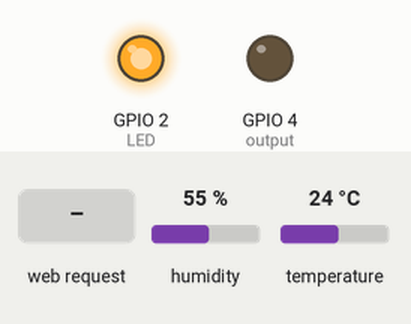
Simulated run of this sketch. Board: ESP32. Shown: output pins drawn as LEDs (lit = HIGH). Inputs (shaded band) come from the test bench; at power-on: humidity 55 %, temperature 24 °C. WiFi joins after 1.5 s; servers stay silent unless stated; storage starts empty; not simulated (calls return 0 or success): WIFIcredentials.h; what the sketch prints to the serial monitor is not drawn.

Above: at 2.1 s.
At 6.2 s:
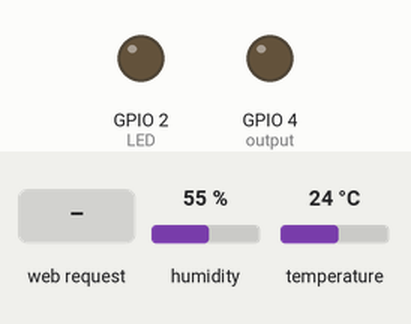
6.3 s: HTTP request GET /temperature received
Timing chart, 0 to 9.3 s (numbered marks = the images above; inputs shaded):
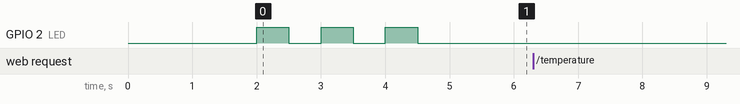

Measured:
- after the input at 6.3 s, every drawn part: stays the same

The sketch:

garage_switch.ino
```cpp
#include <AsyncTCP.h>
#include <ESPAsyncWebServer.h>
#include <WiFi.h>
#include <SPIFFS.h>
#include <Adafruit_Sensor.h>
#include <DHT.h>
#include <WIFIcredentials.h>

const int output = 4;
const int LED = 2;
#define DHTPIN 25     // Digital pin connected to the DHT sensor
#define DHTTYPE DHT22     // DHT 22 (AM2302)

// Variables for reconnecting WIFI
unsigned long previousMillis = 0;
unsigned long interval = 30000;

DHT dht(DHTPIN, DHTTYPE);
float t_bak = 999;
float t = 999;

String readDHTTemperature() {
  // Sensor readings may also be up to 2 seconds 'old' (its a very slow sensor)
  // Read temperature as Celsius (the default)
  float t_bak = t;
  float t = dht.readTemperature();
  // Read temperature as Fahrenheit (isFahrenheit = true)
  //float t = dht.readTemperature(true);
  // Check if any reads failed and exit early (to try again).
  Serial.println("-----------------------------------------------------------");
  if (isnan(t)) {
    Serial.println("Failed to read from DHT sensor!\nReturning old value for Temperature: " + String(t_bak));
    String asw = String(t_bak) + "!";
    return asw;
  }
  else {
    Serial.println(t);
    return String(t);
  }
}

float h_bak = 999;
float h = 999;

String readDHTHumidity() {
  // Sensor readings may also be up to 2 seconds 'old' (its a very slow sensor)
  h_bak = h;
  float h = dht.readHumidity();
  if (isnan(h)) {
    Serial.println("Failed to read from DHT sensor!\nReturning old value for Humidity: " + String(h_bak));
    String asw = String(h_bak) + "!";
    return asw;
  }
  else {
    Serial.println(h);
    return String(h);
  }
}

// HTML web page
const char index_html[] PROGMEM = R"rawliteral(
<!DOCTYPE HTML><html>
<head>
  <title>Garage</title>
  <meta name="viewport" content="width=device-width, initial-scale=1">
  <link rel="icon" href="icon" type="image/png">
  <link rel="stylesheet" href="https://use.fontawesome.com/releases/v5.7.2/css/all.css" integrity="sha384-fnmOCqbTlWIlj8LyTjo7mOUStjsKC4pOpQbqyi7RrhN7udi9RwhKkMHpvLbHG9Sr" crossorigin="anonymous">
    <style>
    html {
    font-family: Arial;
    display: inline-block;
    margin: 0px auto;
    text-align: center;
    }
    h2 { font-size: 3.0rem; }
    p { font-size: 3.0rem; }
    .units { font-size: 1.2rem; }
    .dht-labels{
        font-size: 1.5rem;
        vertical-align:middle;
        padding-bottom: 15px;
    }
    body { font-family: Arial; text-align: center; margin:0px auto; padding-top: 30px;}

    .button {
        display: block;
        height: 200px;
        width: 200px;
        background-color: #008000;
        border: none;
        color: white;
        padding: 0px 0px;
        text-decoration: none;
        font-size: 40px;
        margin: 0px auto 35px;
        cursor: pointer;
        border-radius: 100px;
        line-height: 190px;
        box-shadow: 0px 4px 10px #002100;
    }
    .button:active{
        box-shadow: 0px 0px 0px #002100;
    }
    </style>
  </head>
  <body>
    <h1>Klick to open or close!</h1>
    <p>
      <a class="button" href="/switch" title="Home">Klick</a>
    </p>
    <p>
      <i class="fas fa-thermometer-half" style="color:#059e8a;"></i>
      <span class="dht-labels">Temperature</span>
      <span id="temperature">__.__</span>
      <sup class="units">&deg;C</sup>
    </p>
    <p>
      <i class="fas fa-tint" style="color:#00add6;"></i>
      <span class="dht-labels">Humidity</span>
      <span id="humidity">__.__</span>
      <sup class="units">&percnt;</sup>
    </p>

</script>
</body>
<script>
    /* Skript gleich beim Laden ausfuehren, dann alle x Sekunden! */
    var xhttp = new XMLHttpRequest();
    xhttp.onreadystatechange = function() {
        if (this.readyState == 4 && this.status == 200) {
        document.getElementById("temperature").innerHTML = this.responseText;
        }
    };
    xhttp.open("GET", "/temperature", true);
    xhttp.send();

    var xhttp = new XMLHttpRequest();
    xhttp.onreadystatechange = function() {
        if (this.readyState == 4 && this.status == 200) {
        document.getElementById("humidity").innerHTML = this.responseText;
        }
    };
    xhttp.open("GET", "/humidity", true);
    xhttp.send();

    setInterval(function ( ) {
    var xhttp = new XMLHttpRequest();
    xhttp.onreadystatechange = function() {
        if (this.readyState == 4 && this.status == 200) {
        document.getElementById("temperature").innerHTML = this.responseText;
        }
    };
    xhttp.open("GET", "/temperature", true);
    xhttp.send();
    }, 30000 ) ;

    setInterval(function ( ) {
    var xhttp = new XMLHttpRequest();
    xhttp.onreadystatechange = function() {
        if (this.readyState == 4 && this.status == 200) {
        document.getElementById("humidity").innerHTML = this.responseText;
        }
    };
    xhttp.open("GET", "/humidity", true);
    xhttp.send();
    }, 30000 ) ;

</script>
</html>)rawliteral";

void notFound(AsyncWebServerRequest *request) {
  request->send(404, "text/plain", "Not found");
}

AsyncWebServer server(80);

void success()
{
  for(int i=0; i<3; i++)
  {
    digitalWrite(LED, HIGH);
    delay(500);
    digitalWrite(LED, LOW);
    delay(500);
  }
}

void setup() {
  Serial.begin(115200);

  dht.begin();

  pinMode(output, OUTPUT);
  digitalWrite(output, LOW);

  pinMode(LED, OUTPUT);
  digitalWrite(output, LOW);

  // Connect to Wi-Fi
  WiFi.begin(ssid, password);
  while (WiFi.status() != WL_CONNECTED) {
    delay(1000);
    Serial.println("Connecting to WiFi..");
  }

  Serial.println();
  Serial.print("ESP IP Address: http://");
  Serial.println(WiFi.localIP());
  success();

  if (!SPIFFS.begin()) {
    Serial.println("An Error has occurred while mounting SPIFFS");
    return;
  }

  pinMode(output, OUTPUT);
  digitalWrite(output, LOW);

  // Send web page to client
  server.on("/", HTTP_GET, [](AsyncWebServerRequest * request) {
    request->send_P(200, "text/html", index_html);
  });

  // Receive an HTTP GET request
  server.on("/switch", HTTP_GET, [] (AsyncWebServerRequest * request) {
    digitalWrite(output, HIGH);
    delay(500);
    digitalWrite(output, LOW);
    request->send(200, "text/html", index_html);
  });

  server.on("/icon", HTTP_GET, [](AsyncWebServerRequest * request) {
    request->send(SPIFFS, "/G.png", "image/png");
  });

  server.on("/temperature", HTTP_GET, [](AsyncWebServerRequest * request) {
    request->send_P(200, "text/plain", readDHTTemperature().c_str());
  });
  server.on("/humidity", HTTP_GET, [](AsyncWebServerRequest * request) {
    request->send_P(200, "text/plain", readDHTHumidity().c_str());
  });

  server.onNotFound(notFound);
  server.begin();
}

void loop() {
  unsigned long currentMillis = millis();
  // if WiFi is down, try reconnecting every CHECK_WIFI_TIME seconds
  if ((WiFi.status() != WL_CONNECTED) && (currentMillis - previousMillis >=interval)) {
    Serial.print(millis());
    Serial.println("Reconnecting to WiFi...");
    WiFi.disconnect();
    WiFi.reconnect();
    previousMillis = currentMillis;
  }
}
```
